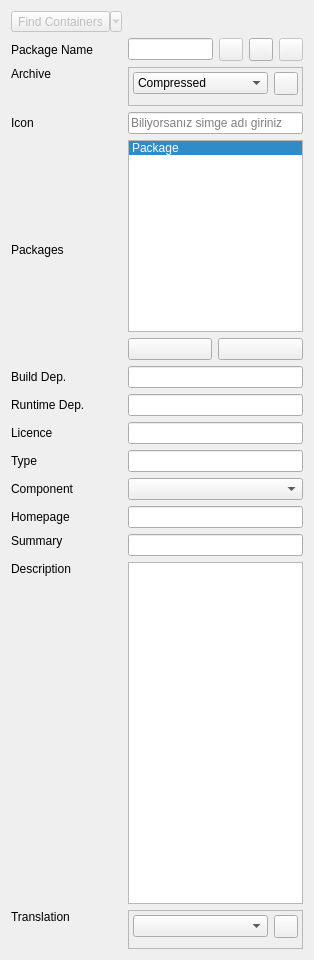
      <widget class="QWidget" name="scrollAreaWidgetContents">
       <property name="geometry">
        <rect>
         <x>0</x>
         <y>0</y>
         <width>314</width>
         <height>960</height>
        </rect>
       </property>
       <layout class="QGridLayout" name="gridLayout">
        <item row="13" column="1" colspan="2">
         <widget class="QLineEdit" name="le_build_dependency">
          <property name="toolTip">
           <string>&lt;!DOCTYPE HTML PUBLIC &quot;-//W3C//DTD HTML 4.0//EN&quot; &quot;http://www.w3.org/TR/REC-html40/strict.dtd&quot;&gt;
&lt;html&gt;&lt;head&gt;&lt;meta name=&quot;qrichtext&quot; content=&quot;1&quot; /&gt;&lt;style type=&quot;text/css&quot;&gt;
p, li { white-space: pre-wrap; }
&lt;/style&gt;&lt;/head&gt;&lt;body style=&quot; font-family:'Sans Serif'; font-size:9pt; font-weight:400; font-style:normal;&quot;&gt;
&lt;p style=&quot; margin-top:0px; margin-bottom:0px; margin-left:0px; margin-right:0px; -qt-block-indent:0; text-indent:0px;&quot;&gt;Comma seperated package names.&lt;/p&gt;
&lt;p style=&quot; margin-top:0px; margin-bottom:0px; margin-left:0px; margin-right:0px; -qt-block-indent:0; text-indent:0px;&quot;&gt;Ex:Qt From 4.6.0 And Gtk To 2.4 : &lt;span style=&quot; font-weight:600;&quot;&gt;qt[&amp;gt;4.6.0], gtk[&amp;lt;2.4]&lt;/span&gt;&lt;/p&gt;
&lt;p style=&quot; margin-top:0px; margin-bottom:0px; margin-left:0px; margin-right:0px; -qt-block-indent:0; text-indent:0px;&quot;&gt;Ex:Qt exactly 4.6.0 And Gtk : &lt;span style=&quot; font-weight:600;&quot;&gt;qt[=4.6.0], gtk&lt;/span&gt;&lt;/p&gt;&lt;/body&gt;&lt;/html&gt;</string>
          </property>
          <property name="statusTip">
           <string>Comma seperated package names. Ex: qt[&gt;4.4], gtk, glibc[&gt;2]</string>
          </property>
         </widget>
        </item>
        <item row="8" column="0">
         <widget class="QLabel" name="label">
          <property name="text">
           <string>Archive</string>
          </property>
          <property name="alignment">
           <set>Qt::AlignLeading|Qt::AlignLeft|Qt::AlignTop</set>
          </property>
         </widget>
        </item>
        <item row="17" column="0">
         <widget class="QLabel" name="lbl_part_of">
          <property name="text">
           <string>Component</string>
          </property>
         </widget>
        </item>
        <item row="21" column="0">
         <widget class="QLabel" name="lbl_translation">
          <property name="text">
           <string>Translation</string>
          </property>
          <property name="alignment">
           <set>Qt::AlignLeading|Qt::AlignLeft|Qt::AlignTop</set>
          </property>
         </widget>
        </item>
        <item row="20" column="1" colspan="2">
         <widget class="QPlainTextEdit" name="pte_description">
          <property name="toolTip">
           <string>Detailed description for software that packaging</string>
          </property>
          <property name="statusTip">
           <string>Detailed description for software that packaging</string>
          </property>
         </widget>
        </item>
        <item row="19" column="0">
         <widget class="QLabel" name="lbl_brief">
          <property name="text">
           <string>Summary</string>
          </property>
          <property name="alignment">
           <set>Qt::AlignLeading|Qt::AlignLeft|Qt::AlignTop</set>
          </property>
          <property name="wordWrap">
           <bool>true</bool>
          </property>
         </widget>
        </item>
        <item row="10" column="0" rowspan="3">
         <widget class="QLabel" name="lbl_packages">
          <property name="text">
           <string>Packages</string>
          </property>
         </widget>
        </item>
        <item row="15" column="0">
         <widget class="QLabel" name="lbl_licence">
          <property name="text">
           <string>Licence</string>
          </property>
         </widget>
        </item>
        <item row="12" column="1">
         <widget class="QPushButton" name="btn_add_package">
          <property name="text">
           <string/>
          </property>
          <property name="icon">
           <iconset resource="../resources/pisido.qrc">
            <normaloff>:/images/add.png</normaloff>:/images/add.png</iconset>
          </property>
         </widget>
        </item>
        <item row="16" column="0">
         <widget class="QLabel" name="lbl_is_a">
          <property name="text">
           <string>Type</string>
          </property>
         </widget>
        </item>
        <item row="1" column="0">
         <widget class="QLabel" name="lbl_package_name">
          <property name="text">
           <string>Package Name</string>
          </property>
         </widget>
        </item>
        <item row="18" column="0">
         <widget class="QLabel" name="lbl_src_homepage">
          <property name="text">
           <string>Homepage</string>
          </property>
         </widget>
        </item>
        <item row="13" column="0">
         <widget class="QLabel" name="lbl_build_dependency">
          <property name="text">
           <string>Build Dep.</string>
          </property>
         </widget>
        </item>
        <item row="20" column="0">
         <widget class="QLabel" name="lbl_detailed">
          <property name="text">
           <string>Description</string>
          </property>
          <property name="alignment">
           <set>Qt::AlignLeading|Qt::AlignLeft|Qt::AlignTop</set>
          </property>
          <property name="wordWrap">
           <bool>true</bool>
          </property>
         </widget>
        </item>
        <item row="14" column="0">
         <widget class="QLabel" name="lbl_runtime_dependency">
          <property name="text">
           <string>Runtime Dep.</string>
          </property>
         </widget>
        </item>
        <item row="12" column="2">
         <widget class="QPushButton" name="btn_remove_package">
          <property name="text">
           <string/>
          </property>
          <property name="icon">
           <iconset resource="../resources/pisido.qrc">
            <normaloff>:/images/delete.png</normaloff>:/images/delete.png</iconset>
          </property>
         </widget>
        </item>
        <item row="10" column="1" rowspan="2" colspan="2">
         <widget class="QListWidget" name="lw_packages">
          <property name="frameShape">
           <enum>QFrame::StyledPanel</enum>
          </property>
          <property name="frameShadow">
           <enum>QFrame::Sunken</enum>
          </property>
          <property name="currentRow">
           <number>0</number>
          </property>
          <property name="sortingEnabled">
           <bool>false</bool>
          </property>
          <item>
           <property name="text">
            <string>Package</string>
           </property>
          </item>
         </widget>
        </item>
        <item row="14" column="1" colspan="2">
         <widget class="QLineEdit" name="le_runtime_dependency">
          <property name="toolTip">
           <string>&lt;!DOCTYPE HTML PUBLIC &quot;-//W3C//DTD HTML 4.0//EN&quot; &quot;http://www.w3.org/TR/REC-html40/strict.dtd&quot;&gt;
&lt;html&gt;&lt;head&gt;&lt;meta name=&quot;qrichtext&quot; content=&quot;1&quot; /&gt;&lt;style type=&quot;text/css&quot;&gt;
p, li { white-space: pre-wrap; }
&lt;/style&gt;&lt;/head&gt;&lt;body style=&quot; font-family:'Sans Serif'; font-size:9pt; font-weight:400; font-style:normal;&quot;&gt;
&lt;p style=&quot; margin-top:0px; margin-bottom:0px; margin-left:0px; margin-right:0px; -qt-block-indent:0; text-indent:0px;&quot;&gt;Comma seperated package names.&lt;/p&gt;
&lt;p style=&quot; margin-top:0px; margin-bottom:0px; margin-left:0px; margin-right:0px; -qt-block-indent:0; text-indent:0px;&quot;&gt;Ex:Qt From 4.6.0 And Gtk To 2.4 : &lt;span style=&quot; font-weight:600;&quot;&gt;qt[&amp;gt;4.6.0], gtk[&amp;lt;2.4]&lt;/span&gt;&lt;/p&gt;
&lt;p style=&quot; margin-top:0px; margin-bottom:0px; margin-left:0px; margin-right:0px; -qt-block-indent:0; text-indent:0px;&quot;&gt;Ex:Qt exactly 4.6.0 And Gtk : &lt;span style=&quot; font-weight:600;&quot;&gt;qt[=4.6.0], gtk&lt;/span&gt;&lt;/p&gt;&lt;/body&gt;&lt;/html&gt;</string>
          </property>
          <property name="statusTip">
           <string>Comma seperated package names. Ex: qt[&gt;4.4], gtk, glibc[&gt;2]</string>
          </property>
         </widget>
        </item>
        <item row="15" column="1" colspan="2">
         <widget class="QLineEdit" name="le_license">
          <property name="toolTip">
           <string>Comma seperated licenses</string>
          </property>
          <property name="statusTip">
           <string>Comma seperated licenses</string>
          </property>
         </widget>
        </item>
        <item row="16" column="1" colspan="2">
         <widget class="QLineEdit" name="le_is_a">
          <property name="toolTip">
           <string>Comma seperated types</string>
          </property>
          <property name="statusTip">
           <string>Comma seperated types</string>
          </property>
         </widget>
        </item>
        <item row="17" column="1" colspan="2">
         <widget class="QComboBox" name="combo_part_of">
          <property name="toolTip">
           <string>Select component</string>
          </property>
          <property name="statusTip">
           <string>Select component</string>
          </property>
         </widget>
        </item>
        <item row="18" column="1" colspan="2">
         <widget class="QLineEdit" name="le_homepage">
          <property name="toolTip">
           <string>Homepage of the software that packaging</string>
          </property>
          <property name="statusTip">
           <string>Homepage of the software that packaging</string>
          </property>
         </widget>
        </item>
        <item row="19" column="1" colspan="2">
         <widget class="QLineEdit" name="le_summary">
          <property name="toolTip">
           <string>A brief description for software that packaging</string>
          </property>
          <property name="statusTip">
           <string>A brief description for software that packaging</string>
          </property>
         </widget>
        </item>
        <item row="21" column="1" colspan="2">
         <widget class="QFrame" name="fr_translation">
          <property name="frameShape">
           <enum>QFrame::StyledPanel</enum>
          </property>
          <property name="frameShadow">
           <enum>QFrame::Raised</enum>
          </property>
          <layout class="QGridLayout" name="gridLayout_7">
           <property name="leftMargin">
            <number>4</number>
           </property>
           <property name="topMargin">
            <number>4</number>
           </property>
           <property name="rightMargin">
            <number>4</number>
           </property>
           <property name="bottomMargin">
            <number>4</number>
           </property>
           <item row="0" column="1">
            <layout class="QHBoxLayout" name="horizontalLayout_11">
             <item>
              <widget class="QComboBox" name="combo_translation"/>
             </item>
             <item>
              <widget class="QToolButton" name="tb_add_translation">
               <property name="text">
                <string/>
               </property>
               <property name="icon">
                <iconset resource="../resources/pisido.qrc">
                 <normaloff>:/images/add.png</normaloff>:/images/add.png</iconset>
               </property>
              </widget>
             </item>
            </layout>
           </item>
           <item row="1" column="1">
            <widget class="QWidget" name="w_translation_base" native="true"/>
           </item>
          </layout>
         </widget>
        </item>
        <item row="8" column="1" colspan="2">
         <widget class="QFrame" name="fr_archive">
          <property name="frameShape">
           <enum>QFrame::StyledPanel</enum>
          </property>
          <property name="frameShadow">
           <enum>QFrame::Raised</enum>
          </property>
          <layout class="QVBoxLayout" name="verticalLayout_4">
           <property name="leftMargin">
            <number>4</number>
           </property>
           <property name="topMargin">
            <number>4</number>
           </property>
           <property name="rightMargin">
            <number>4</number>
           </property>
           <property name="bottomMargin">
            <number>4</number>
           </property>
           <item>
            <layout class="QHBoxLayout" name="horizontalLayout_7">
             <item>
              <widget class="QComboBox" name="combo_archive_type">
               <property name="toolTip">
                <string>Use compressed type to compute sha1 values of local archive files</string>
               </property>
               <property name="statusTip">
                <string>Use compressed type to compute sha1 values of local archive files</string>
               </property>
               <item>
                <property name="text">
                 <string>Compressed</string>
                </property>
               </item>
               <item>
                <property name="text">
                 <string>Url</string>
                </property>
               </item>
              </widget>
             </item>
             <item>
              <widget class="QToolButton" name="tb_add_archive">
               <property name="toolTip">
                <string>Add archive</string>
               </property>
               <property name="statusTip">
                <string>Add archive</string>
               </property>
               <property name="text">
                <string/>
               </property>
               <property name="icon">
                <iconset resource="../resources/pisido.qrc">
                 <normaloff>:/images/add.png</normaloff>:/images/add.png</iconset>
               </property>
              </widget>
             </item>
            </layout>
           </item>
           <item>
            <widget class="QWidget" name="w_archive_base" native="true"/>
           </item>
          </layout>
         </widget>
        </item>
        <item row="1" column="1" colspan="2">
         <layout class="QHBoxLayout" name="horizontalLayout_5">
          <item>
           <widget class="QLineEdit" name="le_package_name">
            <property name="toolTip">
             <string>Give directory name for import !</string>
            </property>
            <property name="statusTip">
             <string>Give directory name for import !</string>
            </property>
           </widget>
          </item>
          <item>
           <widget class="QToolButton" name="tb_import_package">
            <property name="enabled">
             <bool>false</bool>
            </property>
            <property name="toolTip">
             <string>Import package</string>
            </property>
            <property name="statusTip">
             <string>Import package</string>
            </property>
            <property name="text">
             <string/>
            </property>
            <property name="icon">
             <iconset resource="../resources/pisido.qrc">
              <normaloff>:/images/import.png</normaloff>:/images/import.png</iconset>
            </property>
           </widget>
          </item>
          <item>
           <widget class="QToolButton" name="tb_import_from_folder">
            <property name="icon">
             <iconset resource="../resources/pisido.qrc">
              <normaloff>:/images/import-folder.png</normaloff>:/images/import-folder.png</iconset>
            </property>
           </widget>
          </item>
          <item>
           <widget class="QToolButton" name="tb_open_package_dir">
            <property name="enabled">
             <bool>false</bool>
            </property>
            <property name="toolTip">
             <string>Open Package Directory</string>
            </property>
            <property name="statusTip">
             <string>Open Package Directory</string>
            </property>
            <property name="text">
             <string/>
            </property>
            <property name="icon">
             <iconset resource="../resources/pisido.qrc">
              <normaloff>:/images/open-dir.png</normaloff>:/images/open-dir.png</iconset>
            </property>
           </widget>
          </item>
         </layout>
        </item>
        <item row="0" column="0">
         <widget class="QToolButton" name="tb_docker_container">
          <property name="enabled">
           <bool>false</bool>
          </property>
          <property name="text">
           <string>Find Containers</string>
          </property>
          <property name="popupMode">
           <enum>QToolButton::MenuButtonPopup</enum>
          </property>
          <property name="toolButtonStyle">
           <enum>Qt::ToolButtonIconOnly</enum>
          </property>
          <property name="autoRaise">
           <bool>false</bool>
          </property>
         </widget>
        </item>
        <item row="9" column="0">
         <widget class="QLabel" name="lbl_Icon">
          <property name="text">
           <string>Icon </string>
          </property>
         </widget>
        </item>
        <item row="9" column="1" colspan="2">
         <widget class="QLineEdit" name="le_Icon">
          <property name="placeholderText">
           <string>Biliyorsanız simge adı giriniz</string>
          </property>
         </widget>
        </item>
       </layout>
      </widget>
